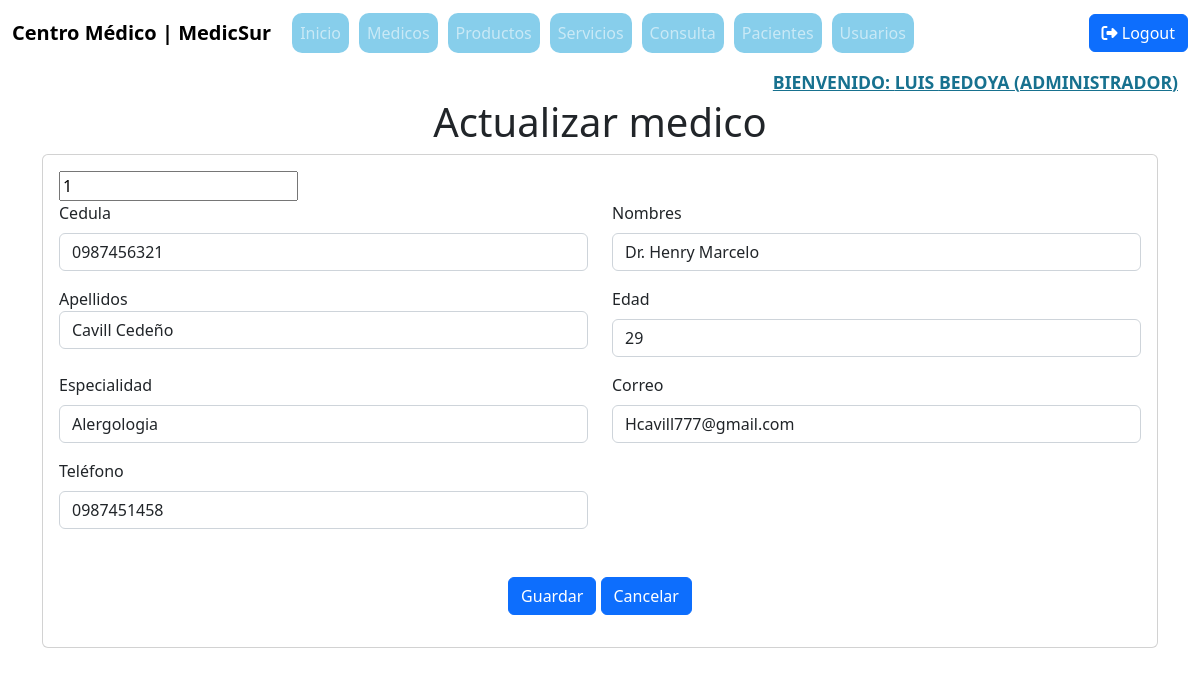
/index.php?c=medico&f=view_edit&id=1 (signed in), run on the app's committed database.
### tables this page shows
CREATE TABLE `medicos` (
  `ID` int(3) NOT NULL,
  `Cedula` varchar(10) NOT NULL,
  `Nombres` varchar(40) NOT NULL,
  `Apellidos` varchar(40) NOT NULL,
  `Edad` varchar(3) NOT NULL,
  `Especialidad` varchar(20) NOT NULL,
  `Correo` varchar(40) NOT NULL,
  `Numero_Telefono` varchar(10) NOT NULL
);

### controller/MedicoController.php (called while the page is built, shortened)
<?php
  require_once 'model/dao/MedicoDAO.php';
  class MedicoController
  {
    private $model;
    public function __construct()
    {
      $this->model = new MedicoDAO();
    }
    public function view_edit()
    {
      $id = $_REQUEST['id'];
      $med = $this->model->selectOne($id);
      require_once V_MEDICO . 'medico.edit.php';
    }
  }
?>

### index.php (called while the page is built, shortened)
<?php
    $front = new FrontController();
    $front->ruteo();
?>

### config/Conexion.php (called while the page is built, shortened)
<?php
class Conexion{
    public static function getConexion(){
        $con = 'mysql:host=localhost;port=3306;dbname=' . DBNAME;
        $conexion = null;
        try{
            $conexion = new PDO($con, DBUSER,DBPASSWORD);
            $conexion -> setAttribute(PDO::ATTR_ERRMODE, PDO::ERRMODE_EXCEPTION);
        } catch(Exception $ex){
            echo $ex;
            die("Error " . $ex->getMessage());
        }
        return $conexion;
    }
}
?>

### model/dao/MedicoDAO.php (called while the page is built, shortened)
<?php
require_once 'config/Conexion.php';
class MedicoDAO
{
    private $con;
    public function __construct()
    {
        $this -> con = Conexion::getConexion();
    }
    public function selectOne($id)
    {
        $sql = "SELECT * FROM medicos where ID=:id";
        $stmt = $this -> con -> prepare($sql);
        $data = ['id' => $id];
        $stmt -> execute($data);
        $medico = $stmt -> fetch(PDO::FETCH_ASSOC);
        return $medico;
    }
}
?>

### view/Medico/medico.edit.php (the view, shortened to what this page needs)
<div class="container">
    <div class="card">
        <div class="card-body">
            <form action="index.php?c=medico&f=edit" method="POST">
                <input type="text" name="id" id="id" value="<?php echo $med['ID']?>">
                <div class="row">
                    <div class="col-lg-6">
                        <label for="Cedula"class="mb-2">Cedula</label>
                        <input type="text" class="form-control" name="Cedula" id="Cedula" value= "<?php echo $med['Cedula']; ?>" >
                    </div>
                    <div class="col-lg-6">
                        <label for="Nombres" class="mb-2">Nombres</label>
                        <input type="text" class="form-control" name="Nombres" id="Nombres" value="<?php echo $med['Nombres'] ?>">
                    </div>
                    <div class="col-lg-6">
                        <label for="Apellidos" class="-mb-2 mt-3">Apellidos</label>
                        <input type="text" class="form-control" name="Apellidos" id="Apellidos" value="<?php echo $med['Apellidos'] ?>">
                    </div>
                    <div class="col-lg-6">
                        <label for="Edad" class="mb-2 mt-3">Edad</label>
                        <input type="text" class="form-control" name="Edad" id="Edad" value="<?php echo $med['Edad'] ?>">
                    </div>
                    <div class="col-lg-6">
                        <label for="Especialidad" class="mb-2 mt-3">Especialidad</label>
                        <input type="text" class="form-control" name="Especialidad" id="Especialidad" value="<?php echo $med['Especialidad'] ?>">
                    </div>
                    <div class="col-lg-6">
                        <label for="Correo" class="mb-2 mt-3">Correo</label>
                        <input type="text" class="form-control" name="Correo" id="Correo" value="<?php echo $med['Correo'] ?>">
                    </div>
                    <div class="col-lg-6">
                        <label for="Telefono" class="mb-2 mt-3">Teléfono</label>
                        <input type="text" class="form-control" name="Numero_Telefono" id="Telefono" value="<?php echo $med['Numero_Telefono'] ?>">
                    </div>
                    <div class="text-center mt-5">
                        <button type="submit" class="btn btn-primary">Guardar</button>
                        <a href="index.php?c=medico&f=index" class="btn btn-primary">Cancelar</a>
                    </div>
                </div>
            </form>
        </div>
    </div>
</div>
<!DOCTYPE html>
<html lang="en">
    <html meta="utf-8">
        <head>
        </head>
</html>

### data on the page
medicos: id "1", Cedula "0987456321", Nombres "Dr. Henry Marcelo", Apellidos "Cavill Cedeño", Edad "29", Especialidad "Alergologia", Correo "Hcavill777@gmail.com", Numero_Telefono "0987451458"

### other printed values
$nombre "LUIS"
$apellido "BEDOYA"
$rol "ADMINISTRADOR"
$titulo "Actualizar medico"
